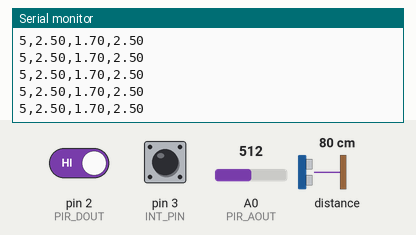
Recording of a sketch running on a simulated Arduino Uno, built with avr-gcc and run on an emulated ATmega328P. On the bench: the last lines printed to the serial monitor. Inputs (shaded band) come from the test bench; at power-on: pin 3 (INT_PIN) HIGH, A0 (PIR_AOUT) = 512, pin 2 (PIR_DOUT) HIGH, distance to the obstacle 80 cm.

Above: at 1.2 s.
1.3 s: pin 3 (INT_PIN) pulled LOW for 0.15 s
2.9 s: A0 (PIR_AOUT) set to 716
At 2.93 s:
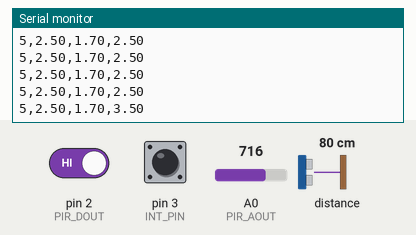
4.4 s: pin 2 (PIR_DOUT) driven LOW
At 4.42 s:
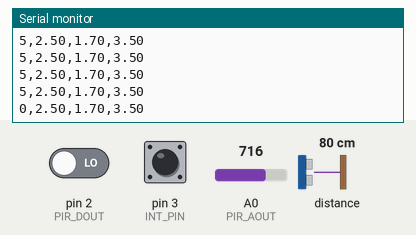
5.9 s: A0 (PIR_AOUT) set to 900
At 5.9 s:
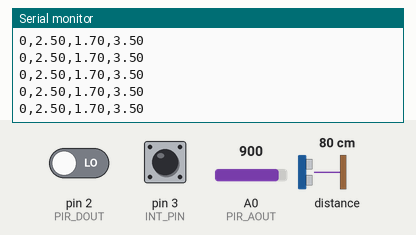
7.4 s: pin 2 (PIR_DOUT) driven HIGH
At 7.44 s:
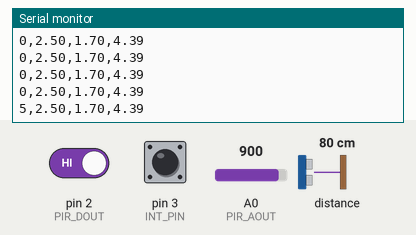
Timing chart, 0 to 9.9 s (numbered marks = the images above; inputs shaded):
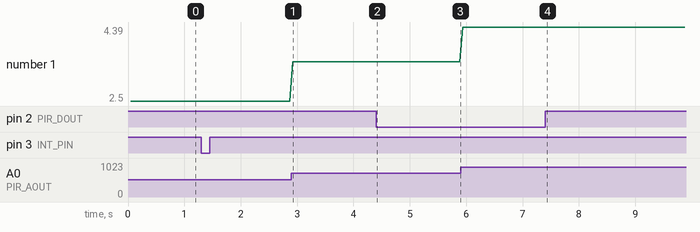

The sketch:

rkFun_OpenPIR_Motion_Detector_WhiteDome__APDS_Gesture_sensor.ino
```cpp
//////////////////////////
// Hardware Definitions //
//////////////////////////
#define PIR_AOUT A0  // PIR analog output on A0
#define PIR_DOUT 2   // PIR digital output on D2
//#define LED_PIN  13  // LED to illuminate on motion

#define PRINT_TIME 50 // Rate of serial printouts

unsigned long lastPrint = 0; // Keep track of last serial out


#include "Adafruit_APDS9960.h"

//the pin that the interrupt is attached to
#define INT_PIN 3

//create the APDS9960 object
Adafruit_APDS9960 apds;


void setup()
{
  Serial.begin(115200);  // Serial is used to view Analog out
  // Analog and digital pins should both be set as inputs:
  pinMode(PIR_AOUT, INPUT);
  pinMode(PIR_DOUT, INPUT);

 // Serial.begin(115200);
  pinMode(INT_PIN, INPUT_PULLUP);

  if(!apds.begin()){
    Serial.println("failed to initialize device! Please check your wiring.");
  }
  else Serial.println("Device initialized!");

  //enable proximity mode
  apds.enableProximity(true);

  //set the interrupt threshold to fire when proximity reading goes above 175
  apds.setProximityInterruptThreshold(0, 175);

  //enable the proximity interrupt
  apds.enableProximityInterrupt();


  // Configure the motion indicator LED pin as an output
//  pinMode(LED_PIN, OUTPUT);
//  digitalWrite(LED_PIN, LOW); // Turn the LED off
}

void loop()
{
  // Read OUT pin, and set onboard LED to mirror output
  readDigitalValue();

  // Read A pin, print that value to serial port:
  printAnalogValue();
}

void readDigitalValue()
{
  // The OpenPIR's digital output is active high
  int motionStatus = digitalRead(PIR_DOUT);
/*
  // If motion is detected, turn the onboard LED on:
  if (motionStatus == HIGH)
    digitalWrite(LED_PIN, HIGH);
  else // Otherwise turn the LED off:
    digitalWrite(LED_PIN, LOW);
    */

      if(!digitalRead(INT_PIN)){
    Serial.println(apds.readProximity());

    //clear the interrupt
    apds.clearInterrupt();
  }
}

void printAnalogValue()
{
  if ( (lastPrint + PRINT_TIME) < millis() )
  {
    lastPrint = millis();
    // Read in analog value:
    unsigned int analogPIR = analogRead(PIR_AOUT);
    // Convert 10-bit analog value to a voltage
    // (Assume high voltage is 5.0V.)
    float voltage = (float) analogPIR / 1024.0 * 5.0;
    // Print the reading from the digital pin.
    // Mutliply by 5 to maintain scale with AOUT.
    Serial.print(5 * digitalRead(PIR_DOUT));
    Serial.print(',');    // Print a comma
    Serial.print(2.5);    // Print the upper limit
    Serial.print(',');    // Print a comma
    Serial.print(1.7);    // Print the lower limit
    Serial.print(',');    // Print a comma
    Serial.print(voltage); // Print voltage
    Serial.println();
  }
}
```

Measured:
- after the input at 2.9 s, the serial monitor: prints a new line at once (image 1)
- after the input at 4.4 s, the serial monitor: prints a new line at once (image 2)
- after the input at 7.4 s, the serial monitor: prints a new line at once (image 4)
- plotted number 1: 2.5 → 3.5 after the input at 2.9 s, 3.5 → 4.39 after the input at 5.9 s
